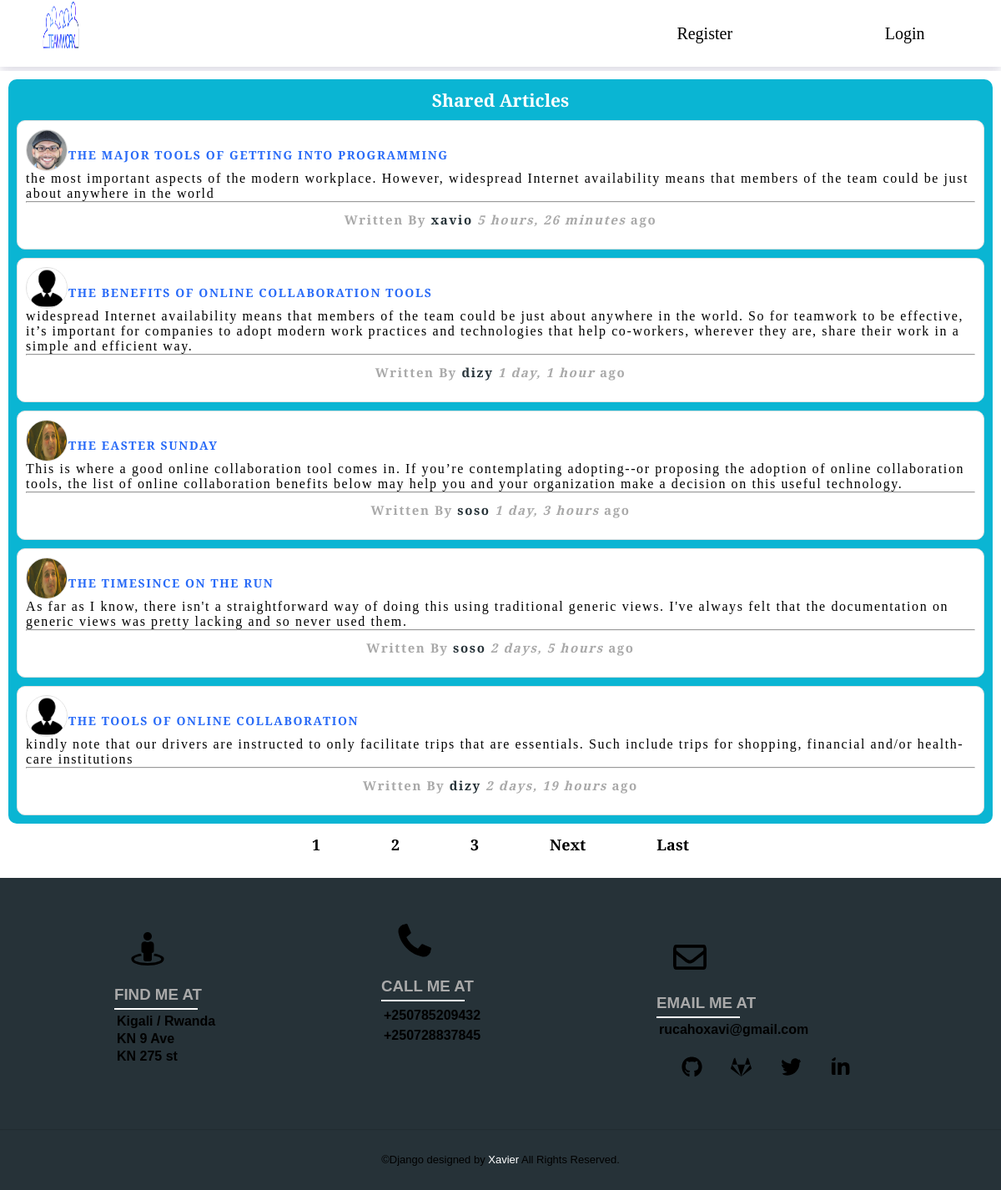
/, run on an earlier commit of the app's database.
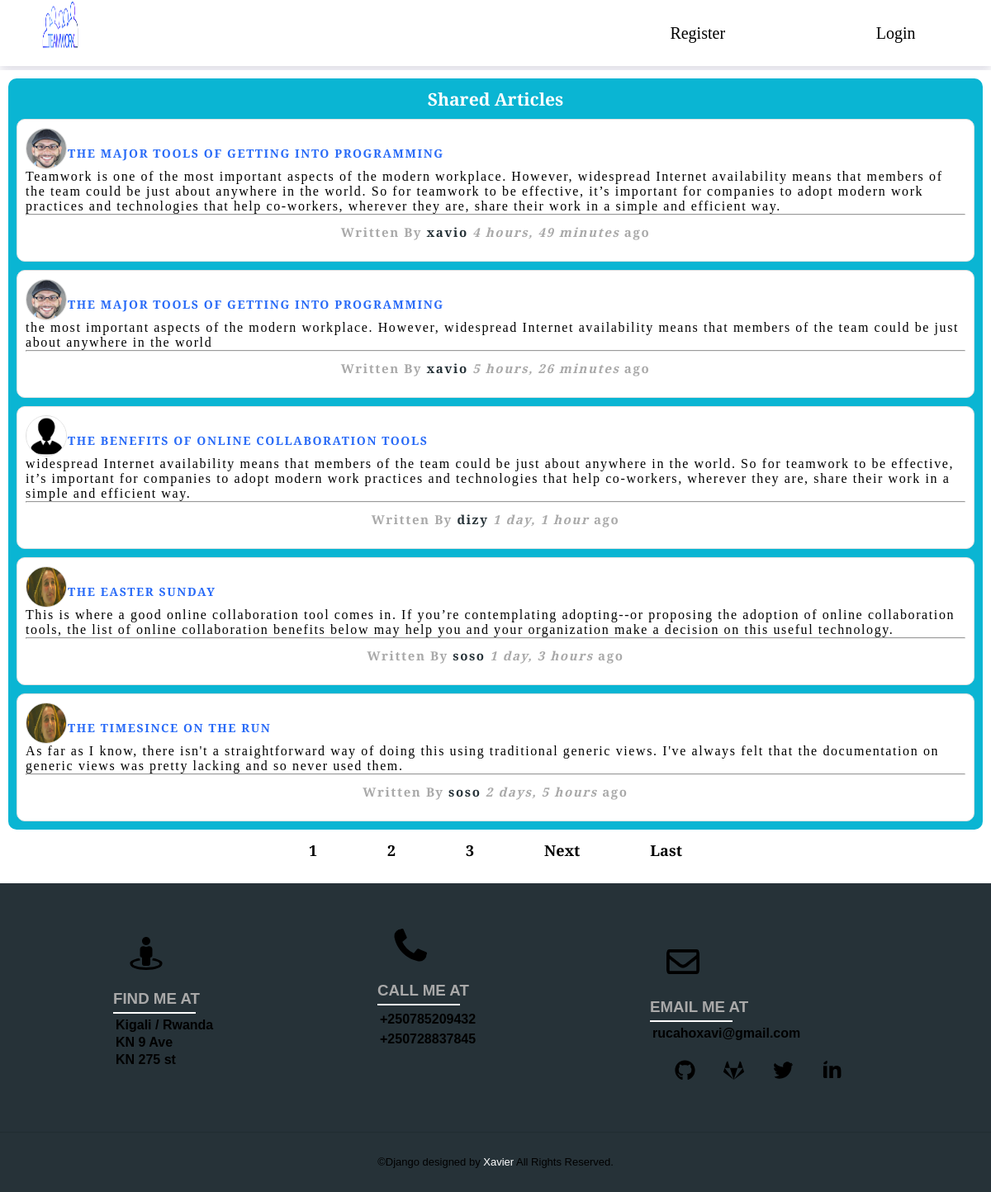
And on a later commit of the database.
### workdjango/models.py (models this page shows, shortened)
class Post(models.Model):
    title = models.CharField(max_length=45)
    content = models.TextField()
    date_posted = models.DateTimeField(default=timezone.now)
    author = models.ForeignKey(User, on_delete=models.CASCADE)

### users/models.py (models this page shows, shortened)
class Profile(models.Model):
    user = models.OneToOneField(User, on_delete=models.CASCADE)
    image = models.ImageField(default='default.jpg', upload_to='profile_images')

### workdjango/views.py (the view)
# urls.py: path('', PostListView.as_view(), name='blog-home'),
class PostListView(ListView):
    model = Post
    template_name = 'workdjango/home.html'
    context_object_name = 'posts'
    ordering = ['-date_posted']
    paginate_by = 5

### workdjango/templates/workdjango/home.html (shortened to what this page needs)
 {% extends "workdjango/base.html" %}
{% block content %}
<div class="shared-article-page">
  <div class="shared-form">
   <h3>Shared Articles</h3>
 {% for post in posts %}
  <div class="info-card">
  <img class="profile"src="{{ post.author.profile.image.url }}"><br>
  <a href="{% url 'post-detail' post.id %}"><h4>{{ post.title }}</h4></a><br>
  <p>{{ post.content }}</p><br><hr>
  <div class="more">
  <h5 class="author">Written By <a href="{% url 'user-posts' post.author.username %}">{{ post.author }}</a>
    <i class="date">{{ post.date_posted|timesince }}</i> ago</h5>
</div>
</div>
{% endfor %}
</div>
<div class="pagination">
  {% if is_paginated %}
  {% for num in page_obj.paginator.page_range %}
    {% if page_obj.number == num %}
      <a href="?page={{ num }}">{{ num }}</a>
    {% elif num > page_obj.number|add:'-3' and num < page_obj.number|add:'3' %}
      <a href="?page={{ num }}">{{ num }}</a>
    {% endif %}
  {% endfor %}
  {% if page_obj.has_next %}
    <a href="?page={{ page_obj.next_page_number }}">Next</a>
    <a href="?page={{ page_obj.paginator.num_pages }}">Last</a>
  {% endif %}
{% endif %}
   </div>
</div>
{% endblock content %}

### workdjango/templates/workdjango/base.html (shortened to what this page needs)
 {% load static %}
<!DOCTYPE html>
<html lang="en">
<head>
	   <link rel="stylesheet" type="text/css" href="{% static 'workdjango/nav.css' %}">
     <link rel="stylesheet" type="text/css" href="{% static 'workdjango/home.css' %}">
     <link rel="stylesheet" type="text/css" href="{% static 'workdjango/logs.css' %}">
     <link rel="stylesheet" type="text/css" href="{% static 'workdjango/write-article.css' %}">
     <link rel="stylesheet" type="text/css" href="{% static 'workdjango/pagination.css' %}">
	  <link rel="stylesheet" type="text/css" href="{% static 'workdjango/footer.css' %}">
</head>
<body>
  <nav>
    <div class="logo">
      <a href="{% url 'blog-home' %}"> <img src="{% static 'images/team.png' %}"></a>
        </div>
    <ul class="nav-links">
      {% if user.is_authenticated %}
      <li> <a href="{% url 'post-create' %}">New Article</a></li>
       <li> <a href="{% url 'profile' %}">Profile</a></li>
     <li><a href="{% url 'logout' %}">Logout</a></li>
        {% else %}
      <li> <a href="{% url 'register' %}">Register</a></li>
      <li> <a href="{% url 'login' %}">Login</a></li>
      {% endif %}
    </ul>
  </nav>
  {% block content %}
   {% endblock %}
   <footer class="mainfooter">
    <div class="left">
    <div>
       <img src="{% static 'images/street-view-solid.svg' %}">
     </div>
      <div>
      <h3>FIND ME AT</h3>
      </div>
      <div>
               <p>Kigali / Rwanda</p>
      </div>
      <div>
       <p> KN 9 Ave</p>
              </div>
              <div>
       <p>KN 275 st</p>
      </div>
    </div>
    <div class="center">
              <div>
              <img src="{% static 'images/phone-alt-solid.svg' %}">
              </div>
      <div>
       <h3>CALL ME AT</h3>
      </div>
      <div>
          <p>+250785209432</p>
      </div>
      <div>
       <p>+250728837845</p>
              </div>
    </div>
    <div class="right">
                  <div class="msg">
                  <img src="{% static 'images/envelope-regular.svg' %}">
                  </div>
          <div>
          <h3>EMAIL ME AT</h3>
          </div>
        <div>
        <p>rucahoxavi@gmail.com</p>
        </div>
              <p class="icon">
                  <div>
                 <a href="https://github.com/Rxavio"> <img src="{% static 'images/github-brands.svg' %}"></a>
                 <a href="https://gitlab.com/"> <img src="{% static 'images/gitlab-brands.svg' %}"></a>
                  <a href="https://twitter.com/"><img src="{% static 'images/twitter-brands.svg' %}"></a>
                  <a href="#"><img src="{% static 'images/linkedin-in-brands.svg' %}"></a>
                  </div>
              </p>
          </div>
      </footer>
  <section class="footer">
       &copy;Django designed by<span> Xavier </span> All Rights Reserved.
  </section>
</body>
</html>

### workdjango/static/workdjango/nav.css (style rules this page uses)
:root { --primaryColor: rgb(40, 106, 247); --mainWhite: #ffffff; --mainGrey: #ececec; --mainBlack: #000000; --color-primary: #263238; --color-secondary: darkgrey; --mainSpacing: 0.1rem; --mainTransition: all .5s ease; }
* { margin: 0; padding: 0; box-sizing: border-box; }
body { font-family: 'Crimson Text'; font-size:18px; }
nav { height: 10vh; width: 100%; background: var(--mainWhite); z-index: 2; box-shadow: 0 7px 12px 0 rgba(62,57,107,.16); }
.logo { position: absolute; float: left; margin-left: 50px; }
.logo img { width: 30%; height: 60px; float: left; }
.nav-links { display: flex; list-style: none; width: 40%; height: 100%; justify-content: space-around; align-items: center; margin-left: auto; }
.nav-links li a { color: var(--mainBlack); text-decoration: none; font-size: 20px; }

### workdjango/static/workdjango/home.css (style rules this page uses)
:root { --primaryColor: rgb(40, 106, 247); --mainWhite: #ffffff; --mainGrey: #ececec; --mainBlack: #000000; --color-primary: #263238; --color-secondary: darkgrey; --mainSpacing: 0.1rem; --mainTransition: all .5s ease; }
.shared-article-page { background: #ffffff; width: 55%; height:auto; margin-top: 30px; margin-left: auto; margin-right: auto; }
.shared-form { position: relative; z-index: 1; background: rgb(10, 181, 211); width: 100%; margin: 0 auto 100px; padding: 45px; text-align: center; box-sizing: border-box; float:left; border-radius: 10px; }
.shared-form img { width: 100%; height: 300px; border-radius: 10px; }
.shared-form h3 { color: var(--mainWhite); }
.info-card .more { height: 35px; }
a { text-decoration: none; color: var(--mainBlack); }
.shared-form .info-card { height: auto; box-sizing: border-box; padding: 45px 10px; width: 100%; text-align: center; padding: 10px 10px; background: var(--mainWhite); margin-top: 10px; border-radius: 10px; }
.info-card .profile { width: 50px; height: 50px; float: left; border-radius: 50%; }
.info-card h4 { font-size: 16px; text-transform: uppercase; color: var(--primaryColor); letter-spacing: var(--mainSpacing); float: left; margin-left: 10px; margin-top: -5px; }
.info-card p { text-align: left; letter-spacing: var(--mainSpacing); font-size: 16px; float: left; }
.info-card .author { color: var(--color-secondary); margin-left: 0; font-size: 15px; margin-bottom: 0px; margin-top:10px; letter-spacing: var(--mainSpacing); }
.info-card .author .date { font-size: 15px; color: var(--color-secondary); letter-spacing: var(--mainSpacing); }
@media only screen and (min-width: 300px) and (max-width: 1200px) { .shared-article-page { width:100%; margin-bottom: 0px; padding: 10px; margin-top: 5px; } }
@media only screen and (min-width: 300px) and (max-width: 1200px) { .shared-form { width: 100%; padding: 10px; margin-bottom: 5px; } }
@media only screen and (min-width: 300px) and (max-width: 1200px) { .info-card { width:100%; height: auto; } }
@media only screen and (min-width: 300px) and (max-width: 1200px) { .info-card .author { margin: auto; margin-bottom: 10px; margin-top: 10px; } }
@media only screen and (min-width: 300px) and (max-width: 1200px) { .info-card .author .date { margin: auto; text-align: center; } }
@media only screen and (min-width: 300px) and (max-width: 1200px) { .info-card h4 { font-size: 14px; text-transform: uppercase; color: var(--primaryColor); letter-spacing: var(--mainSpacing); text-align: center; margin-left: 1px; margin-top: 0px; } }

### workdjango/static/workdjango/logs.css (style rules this page uses)
:root { --primaryColor: rgb(40, 106, 247); --mainWhite: #ffffff; --mainGrey: #ececec; --color-primary: #263238; --color-secondary: darkgrey; --mainSpacing: 0.1rem; --mainTransition: all .5s ease; }
a { text-decoration: none; color: var(--color-primary); }

### workdjango/static/workdjango/write-article.css (style rules this page uses)
:root { --primaryColor: rgb(40, 106, 247); --mainWhite: #ffffff; --mainGrey: #ececec; --mainBlack: #000000; --color-primary: #263238; --color-secondary: darkgrey; --color-second: #5EC6FF; --mainSpacing: 0.1rem; --mainTransition: all .5s ease; }

What changed in the data, as far as the page shows it:
no longer on this page (row unchanged): Post: author.profile.image (placeholder picture), title "THE TOOLS OF ONLINE COLLABORATION", content "kindly note that our drivers are instructed to only facilitate trips that are essentials. Such include trips for shopping, financial and/or health-care institutions", author "dizy", date_posted "2 days, 19 hours"
added Post: author.profile.image (picture), title "THE MAJOR TOOLS OF GETTING INTO PROGRAMMING", content "Teamwork is one of the most important aspects of the modern workplace. However, widespread Internet availability means that members of the team could be just about anywhere in the world. So for teamwork to be effective, it’s important for companies to adopt modern work practices and technologies that help co-workers, wherever they are, share their work in a simple and efficient way.", author "xavio", date_posted "4 hours, 49 minutes"
